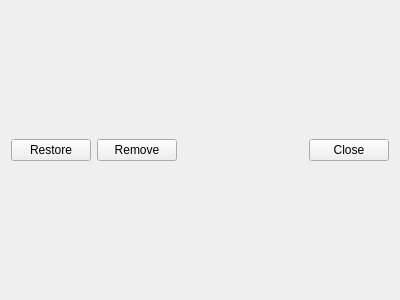
<?xml version="1.0" encoding="UTF-8"?>
<ui version="4.0">
 <class>LibraryWindow</class>
 <widget class="QWidget" name="LibraryWindow">
  <property name="geometry">
   <rect>
    <x>0</x>
    <y>0</y>
    <width>400</width>
    <height>300</height>
   </rect>
  </property>
  <property name="windowTitle">
   <string>Playlists Backup</string>
  </property>
  <layout class="QGridLayout" name="gridLayout" rowstretch="1,0">
   <item row="0" column="0">
    <layout class="QVBoxLayout" name="collectionLayout"/>
   </item>
   <item row="0" column="1">
    <layout class="QVBoxLayout" name="playlistLayout"/>
   </item>
   <item row="1" column="0" colspan="2">
    <layout class="QHBoxLayout" name="horizontalLayout">
     <item>
      <widget class="QPushButton" name="restorePlaylist">
       <property name="text">
        <string>Restore</string>
       </property>
      </widget>
     </item>
     <item>
      <widget class="QPushButton" name="removePlaylist">
       <property name="text">
        <string>Remove</string>
       </property>
      </widget>
     </item>
     <item>
      <spacer name="horizontalSpacer">
       <property name="orientation">
        <enum>Qt::Orientation::Horizontal</enum>
       </property>
       <property name="sizeHint" stdset="0">
        <size>
         <width>40</width>
         <height>20</height>
        </size>
       </property>
      </spacer>
     </item>
     <item>
      <widget class="QPushButton" name="closeWindow">
       <property name="text">
        <string>Close</string>
       </property>
      </widget>
     </item>
    </layout>
   </item>
  </layout>
 </widget>
 <resources/>
 <connections>
  <connection>
   <sender>closeWindow</sender>
   <signal>clicked()</signal>
   <receiver>LibraryWindow</receiver>
   <slot>close()</slot>
   <hints>
    <hint type="sourcelabel">
     <x>349</x>
     <y>276</y>
    </hint>
    <hint type="destinationlabel">
     <x>199</x>
     <y>149</y>
    </hint>
   </hints>
  </connection>
 </connections>
</ui>
